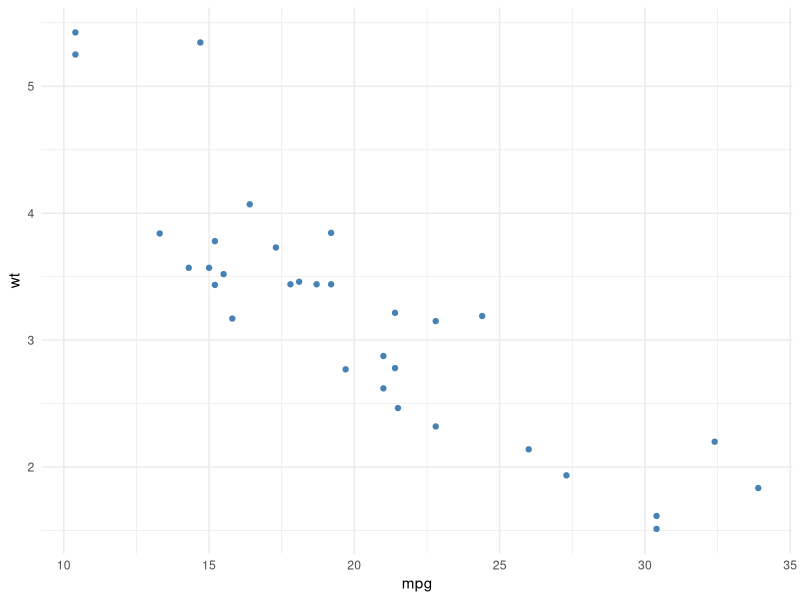

Write R code to recreate this figure.
## ---- chunk 1
#| echo: false
library(ggplot2)
ggplot(mtcars, aes(mpg, wt)) +
  geom_point(color = "steelblue") +
  theme_minimal()
